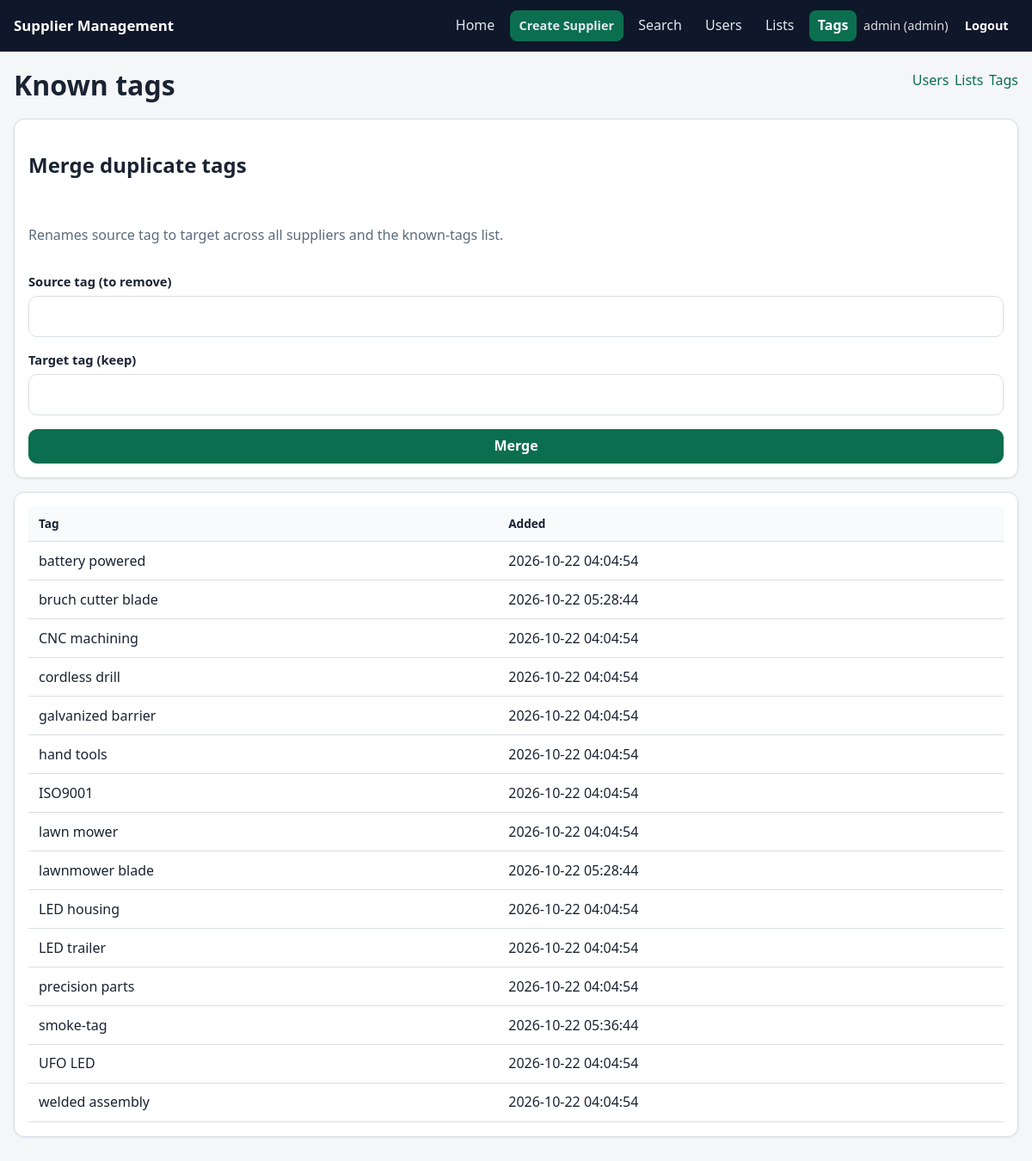
/admin/tags (signed in), run on the app's committed database.
### tables this page shows
CREATE TABLE known_tags (
    id INTEGER PRIMARY KEY AUTOINCREMENT,
    tag TEXT NOT NULL UNIQUE COLLATE NOCASE,
    created_at TEXT NOT NULL
);

### app/routers/admin.py (the view)
@router.get("/tags")
def tags_page(request: Request):
    user = current_user(request)
    if not user or user.get("role") != "admin":
        flash(request, "Admin access required.", "error")
        return RedirectResponse(url="/", status_code=303)
    with db_session() as conn:
        tags = [
            dict(r)
            for r in conn.execute(
                "SELECT id, tag, created_at FROM known_tags ORDER BY tag COLLATE NOCASE"
            ).fetchall()
        ]
    return render(request, "admin_tags.html", {"tags": tags, "nav_active": "tags"})

### app/templates/admin_tags.html (shortened to what this page needs)
{% extends "base.html" %}
{% block content %}
<div class="page-head">
  <h1>Known tags</h1>
  <nav class="subnav">
    <a href="/admin/users">Users</a>
    <a href="/admin/lookups">Lists</a>
    <a href="/admin/tags">Tags</a>
  </nav>
</div>
<form method="post" action="/admin/tags/merge" class="card form-grid">
  <h2>Merge duplicate tags</h2>
  <p class="muted">Renames source tag to target across all suppliers and the known-tags list.</p>
  <label>Source tag (to remove)
    <input class="input-lg" name="source_tag" list="all-tags" required>
  </label>
  <label>Target tag (keep)
    <input class="input-lg" name="target_tag" list="all-tags" required>
  </label>
  <button type="submit" class="btn btn-primary" onclick="return confirm('Merge tags?');">Merge</button>
</form>
<div class="table-wrap card">
  <table class="data-table">
    <thead><tr><th>Tag</th><th>Added</th></tr></thead>
    <tbody>
      {% for t in tags %}
      <tr><td>{{ t.tag }}</td><td>{{ t.created_at }}</td></tr>
      {% else %}
      <tr><td colspan="2" class="muted">No tags yet.</td></tr>
      {% endfor %}
    </tbody>
  </table>
</div>
{% endblock %}

### app/static/style.css (style rules this page uses)
:root { --bg: #f4f6f8; --card: #fff; --text: #1a2332; --muted: #5b6b7c; --primary: #0b6e4f; --primary-hover: #095c42; --danger: #b42318; --warn: #b54708; --border: #d8dee6; --radius: 12px; --shadow: 0 1px 3px rgba(16, 24, 40, 0.08); --touch: 48px; font-family: "Segoe UI", system-ui, -apple-system, sans-serif; }
* { box-sizing: border-box; }
body { margin: 0; background: var(--bg); color: var(--text); line-height: 1.45; }
a { color: var(--primary); text-decoration: none; }
.page-head { display: flex; flex-wrap: wrap; gap: 0.75rem; align-items: center; justify-content: space-between; margin-bottom: 1rem; }
.page-head h1, .page-head h2 { margin: 0; }
.card { background: var(--card); border: 1px solid var(--border); border-radius: var(--radius); padding: 1rem; box-shadow: var(--shadow); margin-bottom: 1rem; }
.muted { color: var(--muted); }
label { display: grid; gap: 0.35rem; font-weight: 600; font-size: 0.92rem; }
input, select, textarea, button { font: inherit; }
.input-lg, select.input-lg, textarea.input-lg { min-height: var(--touch); padding: 0.65rem 0.8rem; border: 1px solid var(--border); border-radius: 10px; background: #fff; width: 100%; }
.btn { display: inline-flex; align-items: center; justify-content: center; gap: 0.35rem; min-height: 40px; padding: 0.45rem 0.9rem; border-radius: 10px; border: 1px solid var(--border); background: #fff; color: var(--text); cursor: pointer; text-decoration: none; font-weight: 600; }
.btn-primary { background: var(--primary); border-color: var(--primary); color: #fff; }
.table-wrap { overflow-x: auto; -webkit-overflow-scrolling: touch; }
.data-table { width: 100%; border-collapse: collapse; background: var(--card); }
.data-table th, .data-table td { padding: 0.65rem 0.75rem; border-bottom: 1px solid var(--border); text-align: left; vertical-align: top; }
.data-table th { background: #f8fafc; font-size: 0.85rem; white-space: nowrap; }
.form-grid { display: grid; gap: 1rem; }
.tabs, .subnav { display: flex; flex-wrap: wrap; gap: 0.4rem; margin-bottom: 0.75rem; }

### data on the page
known_tags: tag "battery powered", created_at "2026-10-22 04:04:54"
known_tags: tag "bruch cutter blade", created_at "2026-10-22 05:28:44"
known_tags: tag "CNC machining", created_at "2026-10-22 04:04:54"
known_tags: tag "cordless drill", created_at "2026-10-22 04:04:54"
known_tags: tag "galvanized barrier", created_at "2026-10-22 04:04:54"
known_tags: tag "hand tools", created_at "2026-10-22 04:04:54"
known_tags: tag "ISO9001", created_at "2026-10-22 04:04:54"
known_tags: tag "lawn mower", created_at "2026-10-22 04:04:54"
known_tags: tag "lawnmower blade", created_at "2026-10-22 05:28:44"
known_tags: tag "LED housing", created_at "2026-10-22 04:04:54"
known_tags: tag "LED trailer", created_at "2026-10-22 04:04:54"
known_tags: tag "precision parts", created_at "2026-10-22 04:04:54"
known_tags: tag "smoke-tag", created_at "2026-10-22 05:36:44"
known_tags: tag "UFO LED", created_at "2026-10-22 04:04:54"
known_tags: tag "welded assembly", created_at "2026-10-22 04:04:54"

### other printed values
{{ user.username }} "admin"
{{ user.role }} "admin"
